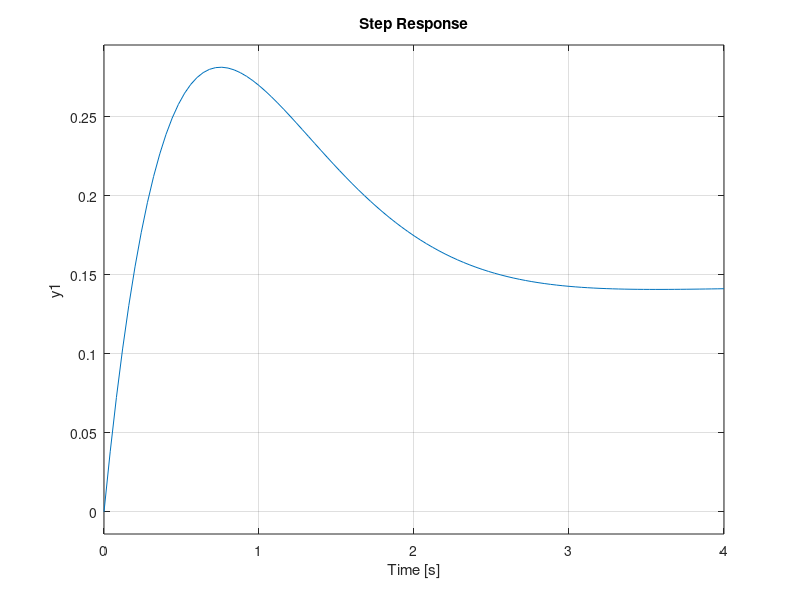

Source code (MATLAB): (Note: this script raises an error after producing the figure.)
%自主扩展实验：比较参数变化和反馈结构变化对闭环传递函数的影响

%清理工作区和命令行窗口
clc;

s = tf('s');

%% 扩展1：改变开环增益K，观察闭环极点与阶跃响应变化
K_list = [0.5 1 2 5];               % 选取不同开环增益
figure('Name','gain_sweep','Color','w');
hold on;
grid on;

for i = 1:length(K_list)
    K = K_list(i);
    G = K*(2*s + 1)/(s^2 + 2*s + 3);
    T = feedback(G,1,-1);           % 单位负反馈闭环传递函数
    step(T);
    fprintf('K = %.1f 时的闭环传递函数：\n',K);
    T
    fprintf('K = %.1f 时的闭环极点：\n',K);
    pole(T)
    info = stepinfo(T);
    fprintf(['K=%.1f: 稳态值=%.4f, 上升时间=%.4f s, ', ...
        '调节时间=%.4f s, 超调量=%.2f%%\n'], ...
        K,dcgain(T),info.RiseTime,info.SettlingTime,info.Overshoot);
end

legend('K=0.5','K=1','K=2','K=5');
title('不同开环增益K下的单位负反馈闭环阶跃响应');
xlabel('时间/s');
ylabel('输出响应');

%% 扩展2：将单位反馈改为非单位反馈 H(s)=1/(s+1)
G0 = (2*s + 1)/(s^2 + 2*s + 3);
H1 = 1;
H2 = 1/(s + 1);

T_unit = feedback(G0,H1,-1)         % 单位负反馈闭环
T_dynamic = feedback(G0,H2,-1)      % 动态反馈环节下的闭环

figure('Name','feedback_structure','Color','w');
step(T_unit,T_dynamic);
grid on;
legend('H(s)=1','H(s)=1/(s+1)');
title('单位反馈与动态反馈结构的闭环响应比较');
xlabel('时间/s');
ylabel('输出响应');
